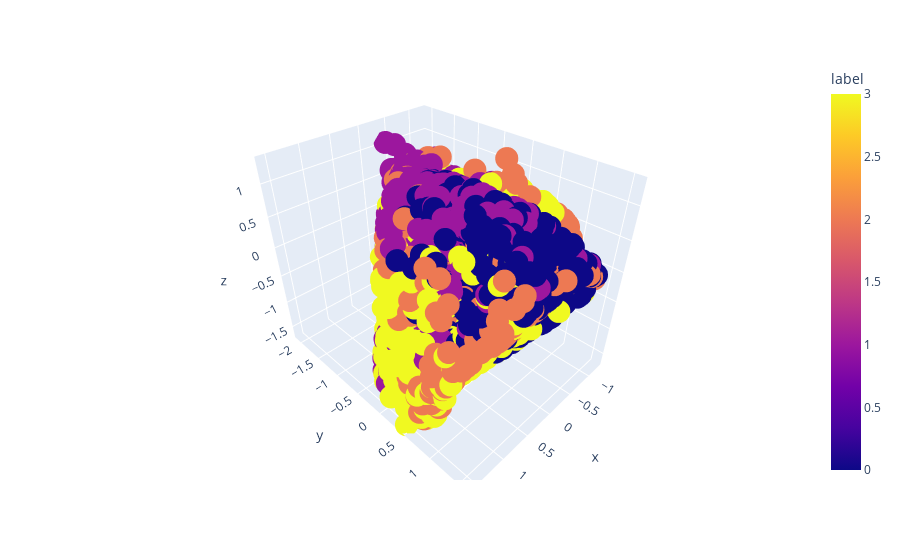

Source (notebook cell):
### Markdown cell above
# Embedding in 3D
The resulting compactified decision boundary gets embedded in 3D via the MDS method, as this method is suited to embed points into $\mathbb R^n$starting from a pairwise distance matrix.

### Code cell
from sklearn.manifold import MDS

embedding = MDS(n_components=3,dissimilarity="precomputed")
X_transformed = embedding.fit_transform(d_final)
print(embedding.stress_)
df3=pd.DataFrame(X_transformed,columns=["x","y","z"])
df3["label"]=label_final
px.scatter_3d(df3, x="x",y="y",z="z",color="label")

### Figure 1 — Plotly figure (JSON) as saved in the notebook; plotly's stock layout.template omitted (floating-point values rounded to 4 significant figures; data arrays with more than 128 entries replaced by an {"elided": "..."} marker saying what was removed)
{"data": [{"hovertemplate": "x=%{x}<br>y=%{y}<br>z=%{z}<br>label=%{marker.color}<extra></extra>", "legendgroup": "", "marker": {"color": {"elided": "1717 int values"}, "coloraxis": "coloraxis", "symbol": "circle"}, "mode": "markers", "name": "", "scene": "scene", "showlegend": false, "type": "scatter3d", "x": {"elided": "1717 float values"}, "y": {"elided": "1717 float values"}, "z": {"elided": "1717 float values"}}], "layout": {"coloraxis": {"colorbar": {"title": {"text": "label"}}, "colorscale": [[0, "#0d0887"], [0.1111, "#46039f"], [0.2222, "#7201a8"], [0.3333, "#9c179e"], [0.4444, "#bd3786"], [0.5556, "#d8576b"], [0.6667, "#ed7953"], [0.7778, "#fb9f3a"], [0.8889, "#fdca26"], [1, "#f0f921"]]}, "legend": {"tracegroupgap": 0}, "margin": {"t": 60}, "scene": {"domain": {"x": [0, 1], "y": [0, 1]}, "xaxis": {"title": {"text": "x"}}, "yaxis": {"title": {"text": "y"}}, "zaxis": {"title": {"text": "z"}}}}}
